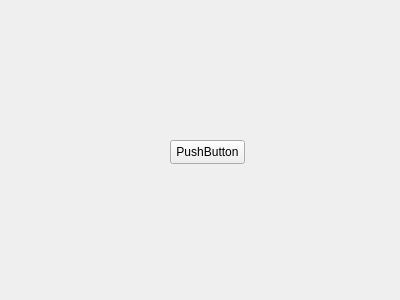
<?xml version="1.0" encoding="UTF-8"?>
<ui version="4.0">
 <class>Form</class>
 <widget class="QWidget" name="Form">
  <property name="geometry">
   <rect>
    <x>0</x>
    <y>0</y>
    <width>400</width>
    <height>300</height>
   </rect>
  </property>
  <property name="windowTitle">
   <string>Form</string>
  </property>
  <widget class="QPushButton" name="pushButton">
   <property name="geometry">
    <rect>
     <x>170</x>
     <y>140</y>
     <width>75</width>
     <height>24</height>
    </rect>
   </property>
   <property name="text">
    <string>PushButton</string>
   </property>
  </widget>
 </widget>
 <resources/>
 <connections/>
</ui>
